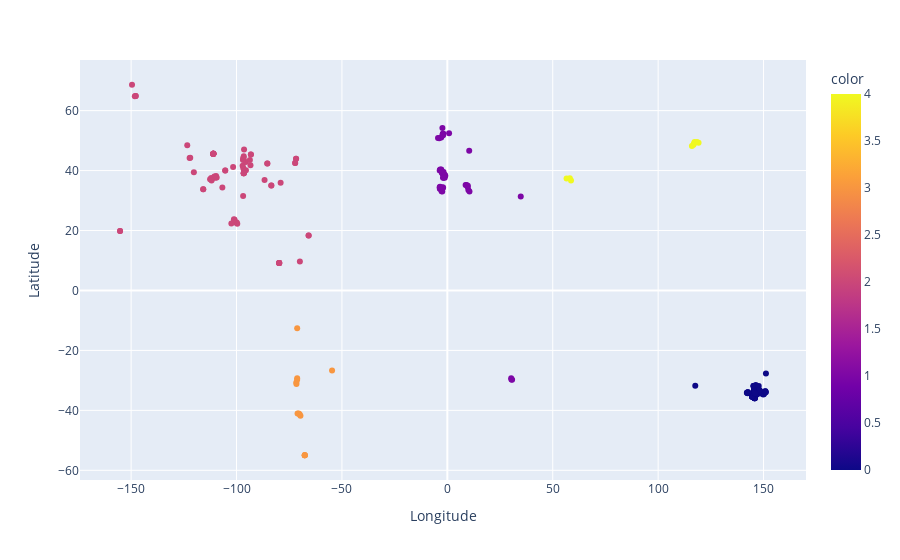

Notebook code for this chart:
### Code cell
df2 = pd.DataFrame(df, columns=['Longitude','Latitude'])
kmeans = KMeans(n_clusters=5).fit_predict(df2)
px.scatter(df2,x='Longitude',y='Latitude',color=kmeans)

### Figure 1 — Plotly figure (JSON) as saved in the notebook; plotly's stock layout.template omitted (floating-point values rounded to 4 significant figures; data arrays with more than 128 entries replaced by an {"elided": "..."} marker saying what was removed)
{"data": [{"hovertemplate": "Longitude=%{x}<br>Latitude=%{y}<br>color=%{marker.color}<extra></extra>", "legendgroup": "", "marker": {"color": {"elided": "237 int values"}, "coloraxis": "coloraxis", "symbol": "circle"}, "mode": "markers", "name": "", "orientation": "v", "showlegend": false, "type": "scatter", "x": {"elided": "237 float values"}, "xaxis": "x", "y": {"elided": "237 float values"}, "yaxis": "y"}], "layout": {"coloraxis": {"colorbar": {"title": {"text": "color"}}, "colorscale": [[0, "#0d0887"], [0.1111, "#46039f"], [0.2222, "#7201a8"], [0.3333, "#9c179e"], [0.4444, "#bd3786"], [0.5556, "#d8576b"], [0.6667, "#ed7953"], [0.7778, "#fb9f3a"], [0.8889, "#fdca26"], [1, "#f0f921"]]}, "legend": {"tracegroupgap": 0}, "margin": {"t": 60}, "xaxis": {"anchor": "y", "domain": [0, 1], "title": {"text": "Longitude"}}, "yaxis": {"anchor": "x", "domain": [0, 1], "title": {"text": "Latitude"}}}}
